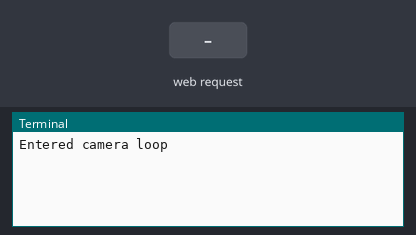
A program run on a simulated Raspberry Pi (BCM pin numbers). On the bench: the last lines printed to the terminal. Inputs (shaded band) come from the test bench. The camera gives no picture and a still takes 0.5 s; the clock reads 2024-03-15 10:24:30 at power-on unless the program sets it.

Above: at 1.2 s.
1.3 s: HTTP request for / received
At 2.1 s:
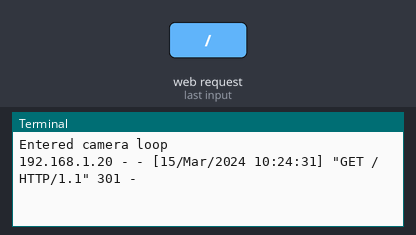
2.8 s: HTTP request for /index.html received
At 3.2 s:
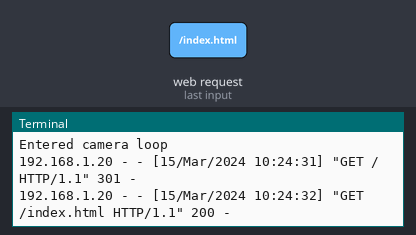
4.3 s: HTTP request for /stream.mjpg received
At 5.6 s:
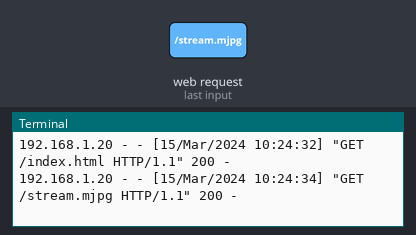

The program:

camerafeed.py
```python
# This code runs on the rasp pi 0 with the IMX219 Arducam.

import io
from picamera2 import Picamera2
from picamera2.encoders import JpegEncoder
from picamera2.outputs import FileOutput
import logging
import socketserver
import sys
import pickle
import struct ### new code
from threading import Condition
from http import server


# from paho.mqtt import client as mqtt_client

PAGE = """
<html>
<head>
<title>picamera2 MJPEG streaming demo</title>
</head>
<body>
<h1>Picamera2 MJPEG Streaming Demo</h1>
<img src="stream.mjpg" width="640" height="480" />
</body>
</html>
"""

broker = 'broker.emqx.io'
port = 1883
topic = "Drone Commands"
# Generate a Client ID with the subscribe prefix.
client_id = f'subscribe-{"jared"}'

'''
def connect_mqtt() -> mqtt_client:
    def on_connect(client, userdata, flags, rc):
        if rc == 0:
            print("Connected to MQTT Broker!")
        else:
            print("Failed to connect, return code %d\n", rc)

    client = mqtt_client.Client(client_id)
    # client.username_pw_set(username, password)
    client.on_connect = on_connect
    client.connect(broker, port)
    return client


def subscribe(client: mqtt_client):
    def on_message(client, userdata, msg):
        print(f"Received `{msg.payload.decode()}` from `{msg.topic}` topic")

    client.subscribe(topic)
    client.on_message = on_message
'''
class StreamingOutput(io.BufferedIOBase):
    def __init__(self):
        self.frame = None
        self.condition = Condition()

    def write(self, buf):
        with self.condition:
            self.frame = buf
            self.condition.notify_all()


class StreamingHandler(server.BaseHTTPRequestHandler):
    def do_GET(self):
        if self.path == '/':
            self.send_response(301)
            self.send_header('Location', '/index.html')
            self.end_headers()
        elif self.path == '/index.html':
            content = PAGE.encode('utf-8')
            self.send_response(200)
            self.send_header('Content-Type', 'text/html')
            self.send_header('Content-Length', len(content))
            self.end_headers()
            self.wfile.write(content)
        elif self.path == '/stream.mjpg':
            self.send_response(200)
            self.send_header('Age', 0)
            self.send_header('Cache-Control', 'no-cache, private')
            self.send_header('Pragma', 'no-cache')
            self.send_header('Content-Type', 'multipart/x-mixed-replace; boundary=FRAME')
            self.end_headers()
            try:
                while True:
                    with output.condition:
                        output.condition.wait()
                        frame = output.frame
                    self.wfile.write(b'--FRAME\r\n')
                    self.send_header('Content-Type', 'image/jpeg')
                    self.send_header('Content-Length', len(frame))
                    self.end_headers()
                    self.wfile.write(frame)
                    self.wfile.write(b'\r\n')
            except Exception as e:
                logging.warning(
                    'Removed streaming client %s: %s',
                    self.client_address, str(e))
        else:
            self.send_error(404)
            self.end_headers()


class StreamingServer(socketserver.ThreadingMixIn, server.HTTPServer):
    allow_reuse_address = True
    daemon_threads = True


picam2 = Picamera2()
picam2.configure(picam2.create_video_configuration(main={"size": (640, 480)}))
output = StreamingOutput()
picam2.start_recording(JpegEncoder(), FileOutput(output))


def run():
    #client = connect_mqtt()
    #subscribe(client)
    #client.loop_start()

    print("Entered camera loop")
    try:
        address = ('', 7123)
        server = StreamingServer(address, StreamingHandler)
        server.serve_forever()
    finally:
        picam2.stop_recording()
       #client.loop_end()

if __name__== '__main__':
    run()
```

Measured:
- after the input at 1.3 s, the terminal: prints a new line at once (image 1)
- after the input at 2.8 s, the terminal: prints a new line at once (image 2)
- after the input at 4.3 s, the terminal: prints a new line at once (image 3)
